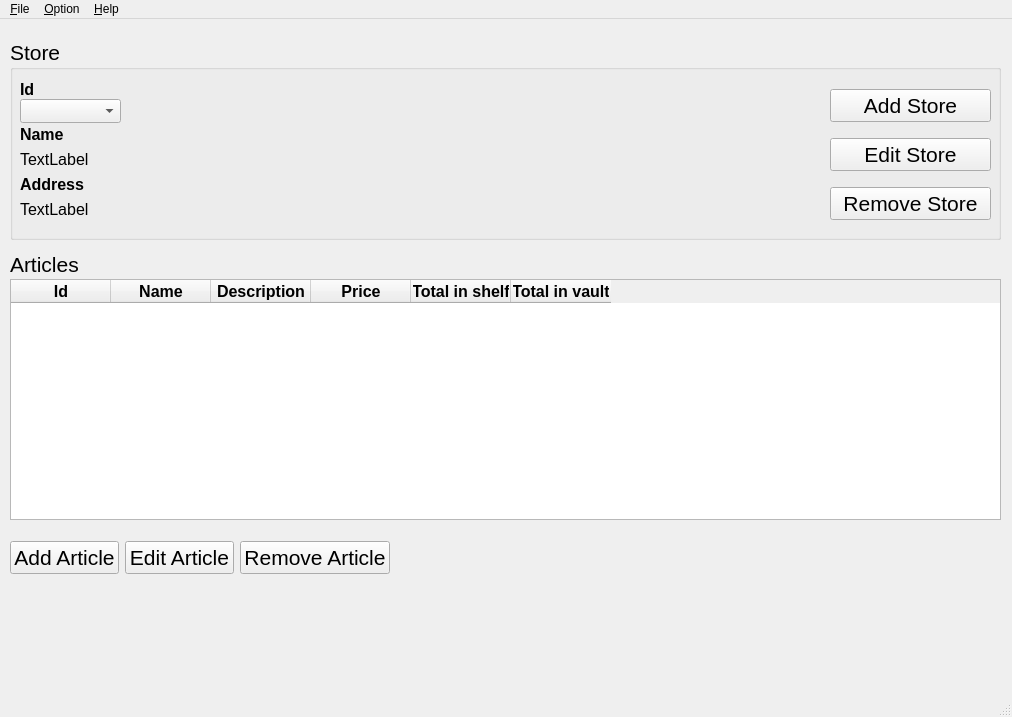
<?xml version="1.0" encoding="UTF-8"?>
<ui version="4.0">
 <class>MainWindow</class>
 <widget class="QMainWindow" name="MainWindow">
  <property name="geometry">
   <rect>
    <x>0</x>
    <y>0</y>
    <width>1012</width>
    <height>717</height>
   </rect>
  </property>
  <property name="windowTitle">
   <string>Súper Zapatos</string>
  </property>
  <widget class="QWidget" name="centralwidget">
   <widget class="QGroupBox" name="groupBox">
    <property name="geometry">
     <rect>
      <x>10</x>
      <y>20</y>
      <width>991</width>
      <height>201</height>
     </rect>
    </property>
    <property name="font">
     <font>
      <pointsize>16</pointsize>
     </font>
    </property>
    <property name="title">
     <string>Store</string>
    </property>
    <widget class="QLabel" name="idTitleLabel">
     <property name="geometry">
      <rect>
       <x>10</x>
       <y>40</y>
       <width>41</width>
       <height>21</height>
      </rect>
     </property>
     <property name="font">
      <font>
       <pointsize>12</pointsize>
       <bold>true</bold>
      </font>
     </property>
     <property name="text">
      <string>Id</string>
     </property>
    </widget>
    <widget class="QLabel" name="nameTitleLabel">
     <property name="geometry">
      <rect>
       <x>10</x>
       <y>80</y>
       <width>71</width>
       <height>31</height>
      </rect>
     </property>
     <property name="font">
      <font>
       <pointsize>12</pointsize>
       <bold>true</bold>
      </font>
     </property>
     <property name="text">
      <string>Name</string>
     </property>
    </widget>
    <widget class="QLabel" name="addressTitleLabel">
     <property name="geometry">
      <rect>
       <x>10</x>
       <y>130</y>
       <width>81</width>
       <height>31</height>
      </rect>
     </property>
     <property name="font">
      <font>
       <pointsize>12</pointsize>
       <bold>true</bold>
      </font>
     </property>
     <property name="text">
      <string>Address</string>
     </property>
    </widget>
    <widget class="QLabel" name="nameTextLabel">
     <property name="geometry">
      <rect>
       <x>10</x>
       <y>110</y>
       <width>301</width>
       <height>21</height>
      </rect>
     </property>
     <property name="font">
      <font>
       <pointsize>12</pointsize>
      </font>
     </property>
     <property name="layoutDirection">
      <enum>Qt::LeftToRight</enum>
     </property>
     <property name="text">
      <string>TextLabel</string>
     </property>
    </widget>
    <widget class="QLabel" name="addressTextLabel">
     <property name="geometry">
      <rect>
       <x>10</x>
       <y>160</y>
       <width>341</width>
       <height>21</height>
      </rect>
     </property>
     <property name="font">
      <font>
       <pointsize>12</pointsize>
      </font>
     </property>
     <property name="text">
      <string>TextLabel</string>
     </property>
    </widget>
    <widget class="QComboBox" name="idComboBox">
     <property name="geometry">
      <rect>
       <x>10</x>
       <y>60</y>
       <width>101</width>
       <height>24</height>
      </rect>
     </property>
     <property name="font">
      <font>
       <pointsize>12</pointsize>
      </font>
     </property>
    </widget>
    <widget class="QWidget" name="">
     <property name="geometry">
      <rect>
       <x>820</x>
       <y>40</y>
       <width>161</width>
       <height>151</height>
      </rect>
     </property>
     <layout class="QVBoxLayout" name="verticalLayout_3">
      <item>
       <widget class="QPushButton" name="AddStorePushButton">
        <property name="text">
         <string>Add Store</string>
        </property>
       </widget>
      </item>
      <item>
       <widget class="QPushButton" name="pushButton_3">
        <property name="text">
         <string>Edit Store</string>
        </property>
       </widget>
      </item>
      <item>
       <widget class="QPushButton" name="pushButton_2">
        <property name="text">
         <string>Remove Store</string>
        </property>
       </widget>
      </item>
     </layout>
    </widget>
   </widget>
   <widget class="QLabel" name="label">
    <property name="geometry">
     <rect>
      <x>10</x>
      <y>230</y>
      <width>71</width>
      <height>31</height>
     </rect>
    </property>
    <property name="font">
     <font>
      <pointsize>16</pointsize>
     </font>
    </property>
    <property name="text">
     <string>Articles</string>
    </property>
   </widget>
   <widget class="QTableWidget" name="tableWidget">
    <property name="geometry">
     <rect>
      <x>10</x>
      <y>260</y>
      <width>991</width>
      <height>241</height>
     </rect>
    </property>
    <property name="sizePolicy">
     <sizepolicy hsizetype="Maximum" vsizetype="Expanding">
      <horstretch>0</horstretch>
      <verstretch>0</verstretch>
     </sizepolicy>
    </property>
    <property name="font">
     <font>
      <pointsize>12</pointsize>
      <bold>false</bold>
     </font>
    </property>
    <property name="editTriggers">
     <set>QAbstractItemView::NoEditTriggers</set>
    </property>
    <property name="selectionMode">
     <enum>QAbstractItemView::SingleSelection</enum>
    </property>
    <property name="selectionBehavior">
     <enum>QAbstractItemView::SelectRows</enum>
    </property>
    <property name="columnCount">
     <number>6</number>
    </property>
    <attribute name="verticalHeaderVisible">
     <bool>false</bool>
    </attribute>
    <column>
     <property name="text">
      <string>Id</string>
     </property>
     <property name="font">
      <font>
       <pointsize>12</pointsize>
       <bold>true</bold>
      </font>
     </property>
    </column>
    <column>
     <property name="text">
      <string>Name</string>
     </property>
     <property name="font">
      <font>
       <pointsize>12</pointsize>
       <bold>true</bold>
      </font>
     </property>
    </column>
    <column>
     <property name="text">
      <string>Description</string>
     </property>
     <property name="font">
      <font>
       <pointsize>12</pointsize>
       <bold>true</bold>
      </font>
     </property>
    </column>
    <column>
     <property name="text">
      <string>Price</string>
     </property>
     <property name="font">
      <font>
       <pointsize>12</pointsize>
       <bold>true</bold>
      </font>
     </property>
    </column>
    <column>
     <property name="text">
      <string>Total in shelf</string>
     </property>
     <property name="font">
      <font>
       <pointsize>12</pointsize>
       <bold>true</bold>
      </font>
     </property>
    </column>
    <column>
     <property name="text">
      <string>Total in vault</string>
     </property>
     <property name="font">
      <font>
       <pointsize>12</pointsize>
       <bold>true</bold>
      </font>
     </property>
    </column>
   </widget>
   <widget class="QWidget" name="">
    <property name="geometry">
     <rect>
      <x>10</x>
      <y>520</y>
      <width>380</width>
      <height>38</height>
     </rect>
    </property>
    <layout class="QHBoxLayout" name="horizontalLayout">
     <item>
      <widget class="QPushButton" name="pushButton_4">
       <property name="font">
        <font>
         <pointsize>16</pointsize>
        </font>
       </property>
       <property name="text">
        <string>Add Article</string>
       </property>
      </widget>
     </item>
     <item>
      <widget class="QPushButton" name="pushButton_5">
       <property name="font">
        <font>
         <pointsize>16</pointsize>
        </font>
       </property>
       <property name="text">
        <string>Edit Article</string>
       </property>
      </widget>
     </item>
     <item>
      <widget class="QPushButton" name="pushButton_6">
       <property name="font">
        <font>
         <pointsize>16</pointsize>
        </font>
       </property>
       <property name="text">
        <string>Remove Article</string>
       </property>
      </widget>
     </item>
    </layout>
   </widget>
  </widget>
  <widget class="QMenuBar" name="menubar">
   <property name="geometry">
    <rect>
     <x>0</x>
     <y>0</y>
     <width>1012</width>
     <height>21</height>
    </rect>
   </property>
   <widget class="QMenu" name="menuFile">
    <property name="title">
     <string>&amp;File</string>
    </property>
    <addaction name="actionE_xit"/>
   </widget>
   <widget class="QMenu" name="menu_Option">
    <property name="title">
     <string>&amp;Option</string>
    </property>
    <widget class="QMenu" name="menu_Store">
     <property name="title">
      <string>&amp;Store</string>
     </property>
     <addaction name="action_Add"/>
     <addaction name="action_Edit"/>
     <addaction name="action_Remove"/>
    </widget>
    <widget class="QMenu" name="menu_Article">
     <property name="title">
      <string>&amp;Article</string>
     </property>
     <addaction name="actionA_dd"/>
     <addaction name="actionE_dit"/>
     <addaction name="actionR_emove"/>
    </widget>
    <addaction name="menu_Store"/>
    <addaction name="separator"/>
    <addaction name="menu_Article"/>
   </widget>
   <widget class="QMenu" name="menu_Help">
    <property name="title">
     <string>&amp;Help</string>
    </property>
    <addaction name="action_About"/>
   </widget>
   <addaction name="menuFile"/>
   <addaction name="menu_Option"/>
   <addaction name="menu_Help"/>
  </widget>
  <widget class="QStatusBar" name="statusbar"/>
  <action name="actionE_xit">
   <property name="text">
    <string>&amp;Exit</string>
   </property>
  </action>
  <action name="action_About">
   <property name="text">
    <string>&amp;About</string>
   </property>
  </action>
  <action name="action_Add">
   <property name="text">
    <string>&amp;Add</string>
   </property>
  </action>
  <action name="action_Edit">
   <property name="text">
    <string>&amp;Edit</string>
   </property>
  </action>
  <action name="action_Remove">
   <property name="text">
    <string>&amp;Remove</string>
   </property>
  </action>
  <action name="actionA_dd">
   <property name="text">
    <string>A&amp;dd</string>
   </property>
  </action>
  <action name="actionE_dit">
   <property name="text">
    <string>E&amp;dit</string>
   </property>
  </action>
  <action name="actionR_emove">
   <property name="text">
    <string>R&amp;emove</string>
   </property>
  </action>
 </widget>
 <resources/>
 <connections/>
</ui>
